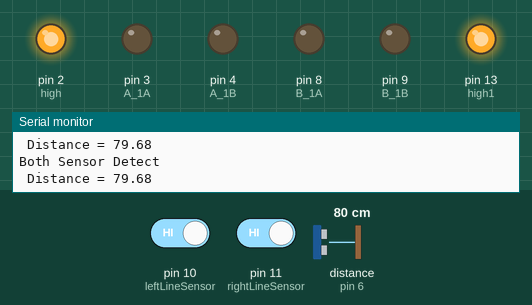
This sketch was run on a simulated Arduino Uno, built with avr-gcc and run on an emulated ATmega328P. Parts: output pins drawn as LEDs (lit = HIGH), the last lines printed to the serial monitor. Wiring (inferred from the names in the program): ultrasonic range finder: trigger pin 5; echo pin 6. The test bench sets the inputs (shaded band); at power-on: pin 10 (leftLineSensor) HIGH, pin 11 (rightLineSensor) HIGH, distance to the obstacle (sensor on pin 6) 80 cm. The echo pulse lasts 58.3 µs per cm; pins used as bus, display or sensor lines are not drawn.

Above: at 1.3 s.
1.4 s: pin 10 (leftLineSensor) driven LOW
At 2.2 s:
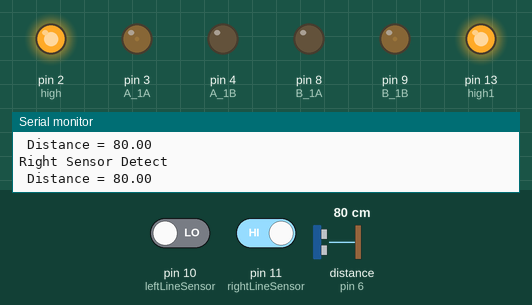
3.0 s: pin 11 (rightLineSensor) driven LOW
At 4.0 s:
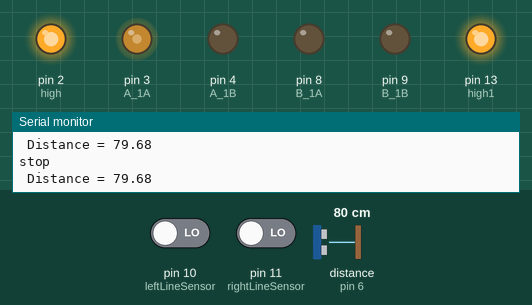
4.5 s: pin 10 (leftLineSensor) driven HIGH
At 5.8 s:
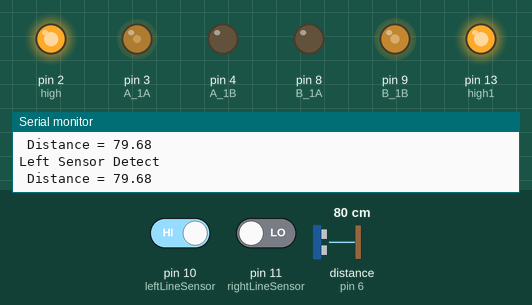
9.0 s: pin 11 (rightLineSensor) driven HIGH
At 10.0 s:
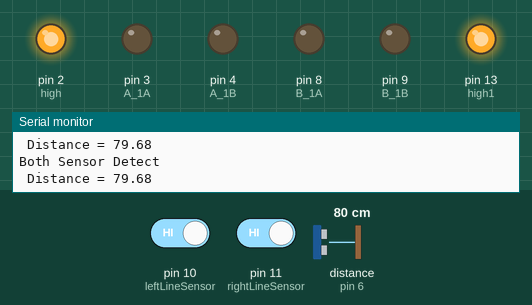
Timing chart, 0 to 12.0 s (numbered marks = the images above; inputs shaded):
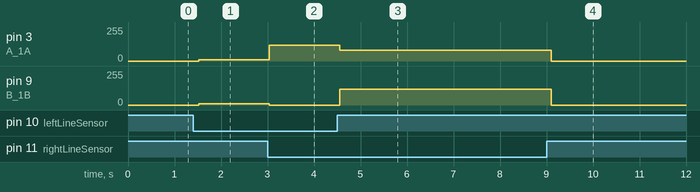

The sketch:

Linetracer.ino
```cpp
float checking();

int A_1A = 3;
int A_1B = 4;
int B_1A = 8;
int B_1B = 9;
int high = 2;
int high1 = 13;

int trigger = 5;
int echo = 6;
float distance, result;
float duration;

int leftLineSensor =  10;
int rightLineSensor = 11;


void setup() {

  pinMode(trigger, OUTPUT);
  pinMode(echo, INPUT);

  pinMode(high,OUTPUT);
  pinMode(high1,OUTPUT);
  pinMode(A_1A, OUTPUT);
  pinMode(A_1B, OUTPUT);
  pinMode(B_1A, OUTPUT);
  pinMode(B_1B, OUTPUT);

  digitalWrite(high,HIGH);  //motor driver enable pin
  digitalWrite(high1,HIGH);

  digitalWrite(A_1A, LOW);
  digitalWrite(A_1B, LOW);
  digitalWrite(B_1A, LOW);
  digitalWrite(B_1B, LOW);


  pinMode(leftLineSensor, INPUT);
  pinMode(rightLineSensor, INPUT);
  Serial.begin(9600);
}

void loop() {

  checking();

  if(result <10 && result>3) {
  digitalWrite(A_1A, LOW);
  digitalWrite(A_1B, LOW);
  digitalWrite(B_1A, LOW);
  digitalWrite(B_1B, LOW);
  Serial.println("Barrier");
    }

 //straight
  else if (!digitalRead(leftLineSensor) && !digitalRead(rightLineSensor)) {
    Serial.println("stop");
    analogWrite(A_1A, 120);
    analogWrite(A_1B, 0);
    analogWrite(B_1A, 120);
    analogWrite(B_1B, 0);

  }
  else if (!digitalRead(leftLineSensor) && digitalRead(rightLineSensor)) {
   Serial.println("Right Sensor Detect");
    analogWrite(A_1A, 10);
    analogWrite(A_1B, 120);
    analogWrite(B_1A, 80);
    analogWrite(B_1B, 10);
  }

  else if (digitalRead(leftLineSensor) && !digitalRead(rightLineSensor)) {
   Serial.println("Left Sensor Detect");

    analogWrite(A_1A, 80);
    analogWrite(A_1B, 10);
    analogWrite(B_1A, 10);
    analogWrite(B_1B, 120);


  } else if (digitalRead(leftLineSensor) && digitalRead(rightLineSensor)) {
   Serial.println("Both Sensor Detect");
    analogWrite(A_1A, LOW);
    analogWrite(A_1B, LOW);
    analogWrite(B_1A, LOW);
    analogWrite(B_1B, LOW);
  }
  /*  analogWrite(A_1A, 80);
    analogWrite(A_1B, 0);
    analogWrite(B_1A, 80);
    analogWrite(B_1B, 0);
  */
  }


float checking()
{ // HC-SR04 -> checking if there is an obstacle.
  digitalWrite(trigger,LOW);
  delayMicroseconds(2);
  digitalWrite(trigger,HIGH);
  delayMicroseconds(10);
  digitalWrite(trigger,LOW);

  duration = pulseIn(echo, HIGH); // Measure distance from echo pin

  // Use 343 meters per second as 80 as sound
  distance = (duration/2)*0.0343;

  Serial.print(" Distance = ");
  Serial.println(distance);
  delay(500);

  if(result <10 && result>3) {
  digitalWrite(A_1A, LOW);
  digitalWrite(A_1B, LOW);
  digitalWrite(B_1A, LOW);
  digitalWrite(B_1B, LOW);
  Serial.println("Barrier");
    }
 // return distance;

  }
```

Measured:
- after the input at 1.4 s, pin 3 (A_1A), pin 9 (B_1B): 0/255 → 10/255 after 0.12 s
- after the input at 3.0 s, pin 3 (A_1A): 10/255 → 120/255 at once; pin 9 (B_1B): 10/255 → 0/255 at once
- after the input at 4.5 s, pin 3 (A_1A): 120/255 → 80/255 after 0.05 s; pin 9 (B_1B): 0/255 → 120/255 after 0.05 s
- after the input at 9.0 s, pin 3 (A_1A): 80/255 → 0/255 after 0.11 s; pin 9 (B_1B): 120/255 → 0/255 after 0.11 s
